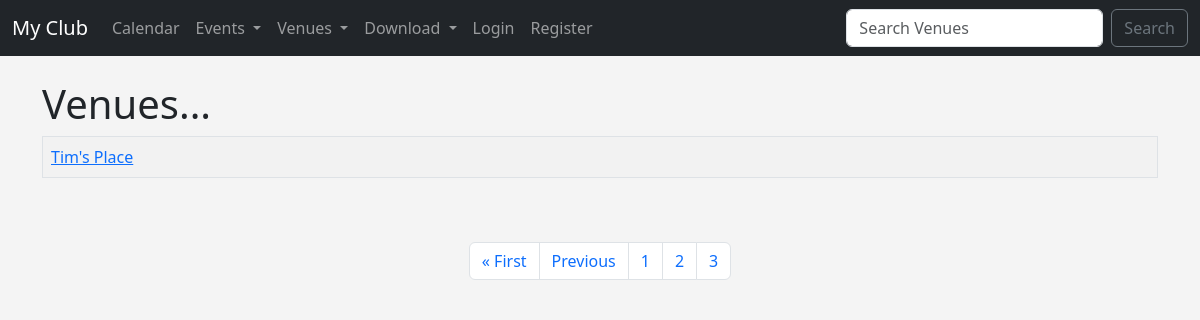
/list_venues?page=3, run on an earlier commit of the app's database.
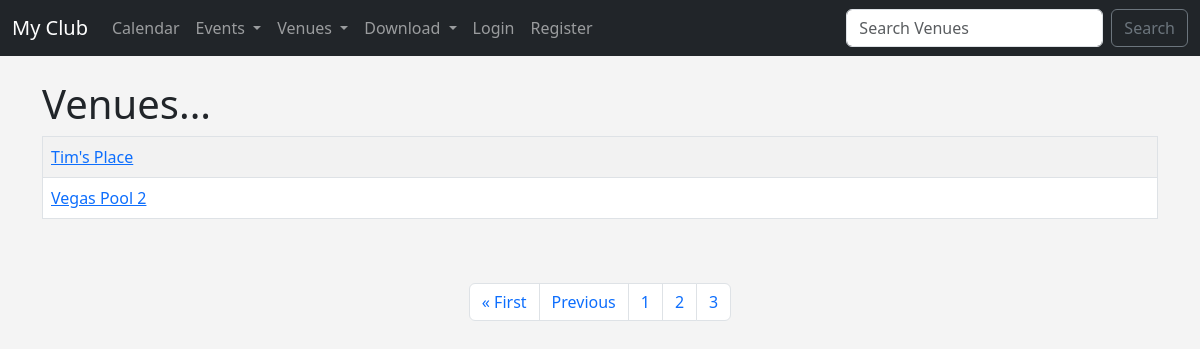
And on a later commit of the database.
### events/models.py (models this page shows)
class Venue(models.Model):
	name = models.CharField('Venue Name', max_length=120)
	address = models.CharField(max_length=300)
	zip_code = models.CharField('Zip Code', max_length=15)
	phone = models.CharField('Contact Phone', max_length=45, blank=True)
	web = models.URLField('Website Address', blank=True)
	email_address = models.EmailField('Email Address', blank=True)
	owner = models.IntegerField('Venue Owner', blank=False, default=1)
	venue_image = models.ImageField(null=True, blank=True, upload_to="images/")
	def __str__(self):
		return self.name

### events/views.py (the view)
# urls.py: path('list_venues', views.list_venues, name="list-venues"),
def list_venues(request):
	venue_list = Venue.objects.all()
	p = Paginator(Venue.objects.all(), 3)
	page = request.GET.get('page')
	venues = p.get_page(page)
	nums = "a" * venues.paginator.num_pages
	return render(request, 'events/venue.html',
		{'venue_list': venue_list, 'venues': venues, 'nums': nums})

### events/templates/events/venue.html (shortened to what this page needs)
{% extends 'events/base.html' %}
{% block content %}
	<h1>Venues...</h1>
	<table class="table table-hover table-striped table-bordered">
	{% for venue in venues %}
		<tr>
			<td>
				<a href="{% url 'show-venue' venue.id %}">{{ venue }}</a>
			</td>
		</tr>
	{% endfor %}
    </table>
<br/><br/>
<nav aria-label="Page navigation example">
  <ul class="pagination justify-content-center">
{% if venues.has_previous %}
	<li class="page-item"><a href="?page=1" class="page-link">&laquo First</a></li>
	<li class="page-item"><a href="?page={{ venues.previous_page_number }}" class="page-link">Previous</a></li>
{% endif %}
{% for i in nums %}
	<li class="page-item"><a href="?page={{ forloop.counter }}" class="page-link">{{ forloop.counter }}</a></li>
{% endfor %}
  </ul>
</nav>
{% endblock %}

What changed in the data, as far as the page shows it:
added Venue: name "Vegas Pool 2"
